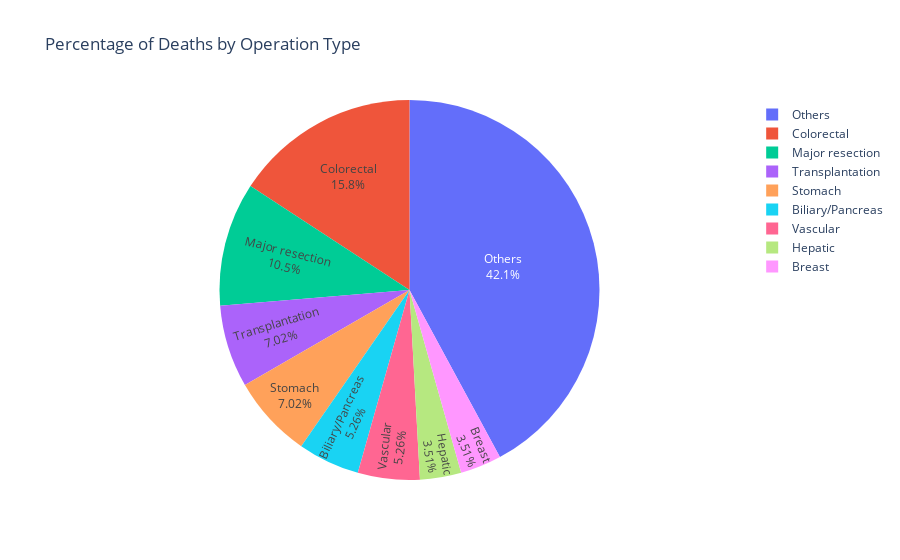

Source (notebook cell):
### Code cell
# Calculate the percentage of deaths by operation type
death_counts = surg[surg['death_inhosp'] == 1]['optype'].value_counts()
total_deaths = death_counts.sum()
death_percentages = (death_counts / total_deaths) * 100

# Create the pie chart
fig = px.pie(
    values=death_percentages,
    names=death_percentages.index,
    title='Percentage of Deaths by Operation Type',
    labels={'names': 'Operation Type', 'values': 'Percentage of Deaths'}
)

fig.update_traces(textposition='inside', textinfo='percent+label')
fig.update_layout(template='plotly_white')

fig.show()
fig.write_html('percentage_of_deaths_by_operation_type.html')

### Figure 1 — Plotly figure (JSON) as saved in the notebook; plotly's stock layout.template omitted (floating-point values rounded to 4 significant figures)
{"data": [{"domain": {"x": [0, 1], "y": [0, 1]}, "hovertemplate": "Operation Type=%{label}<br>Percentage of Deaths=%{value}<extra></extra>", "labels": ["Others", "Colorectal", "Major resection", "Transplantation", "Stomach", "Biliary/Pancreas", "Vascular", "Hepatic", "Breast"], "legendgroup": "", "name": "", "showlegend": true, "textinfo": "percent+label", "textposition": "inside", "type": "pie", "values": [42.11, 15.79, 10.53, 7.018, 7.018, 5.263, 5.263, 3.509, 3.509]}], "layout": {"legend": {"tracegroupgap": 0}, "title": {"text": "Percentage of Deaths by Operation Type"}}}
